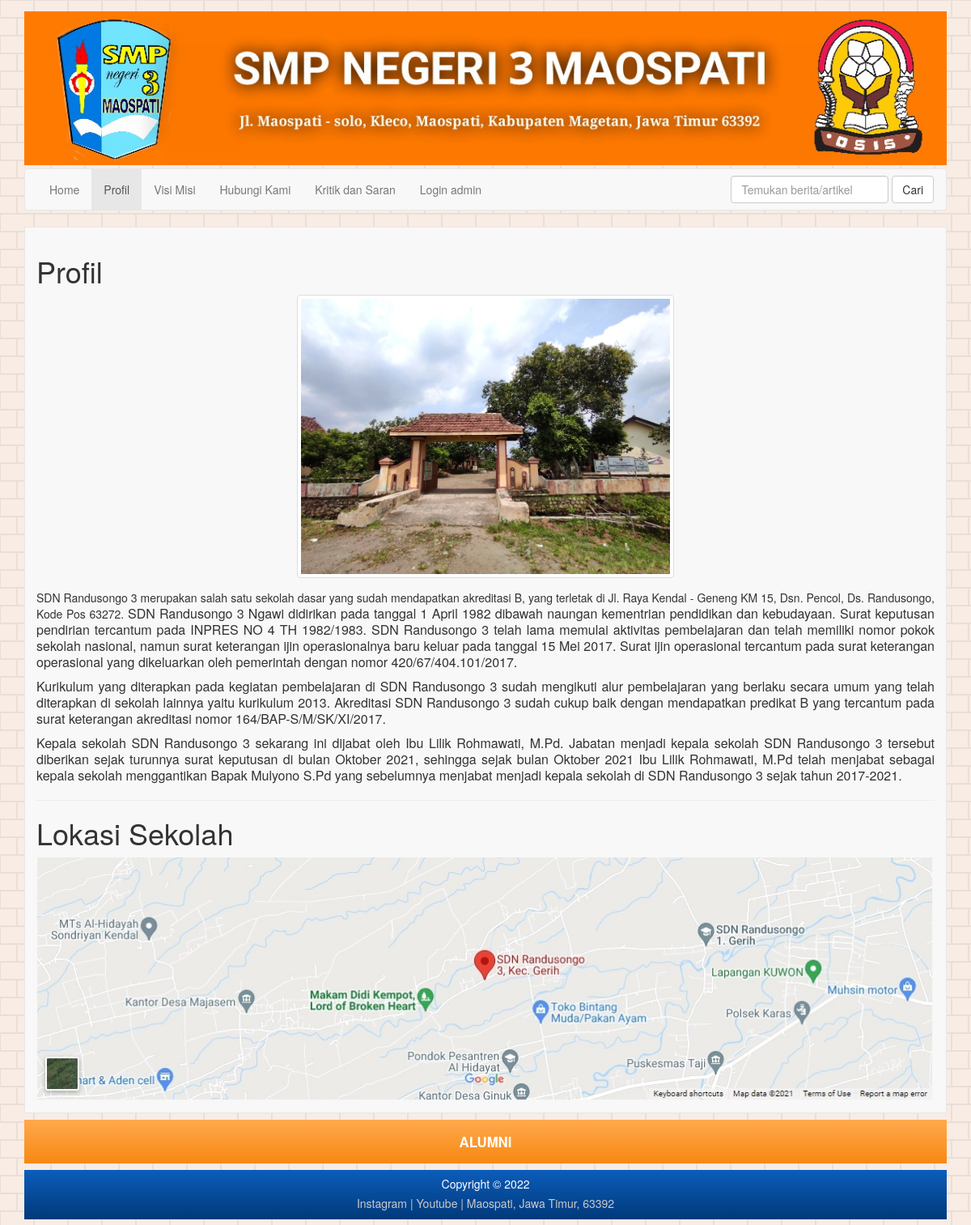
/?page=profil, run on the app's committed database.
### tables this page shows
CREATE TABLE `profil` (
  `id_profil` int(11) NOT NULL,
  `picture_profil` varchar(185) NOT NULL DEFAULT '',
  `desc_profil` text NOT NULL,
  `location` varchar(185) NOT NULL DEFAULT ''
);

### models/m_profil.php (called while the page is built, shortened)
<?php
class Profil{
   private $mysqli;
   function __construct($conn) {
      $this->mysqli = $conn;
   }
   public function tampil($id = null) {
      $db = $this->mysqli->conn;
      $sql = "SELECT * FROM profil";
      $query = $db->query($sql) or die ($db->error);
      return $query;
   }
}
?>

### models/m_kontak.php (called while the page is built, shortened)
<?php
class Kontak{
   private $mysqli;
   function __construct($conn) {
      $this->mysqli = $conn;
   }
   public function tampil($id = null) {
      $db = $this->mysqli->conn;
      $sql = "SELECT * FROM kontak_kami";
      $query = $db->query($sql) or die ($db->error);
      return $query;
   }
}
?>

### index.php (the view, shortened to what this page needs)
<?php
require_once('./config/+koneksi.php');
require_once('./models/m_kontak.php');
$connection = new Database($host, $user, $pass, $database);
$kontak = new Kontak($connection);
$tampilKontak = $kontak->tampil()->fetch_object();
$url = @$_GET['page'];
?>
<!DOCTYPE html>
<html lang="en">
<head>
    <link href="assets/css/bootstrap.css" rel="stylesheet">
    <link href="assets/css/sb-admin.css" rel="stylesheet">
    <link rel="stylesheet" href="assets/font-awesome/css/font-awesome.min.css">
</head>
<body class="container bg-pattern">
<header>
  <div class="banner-wrap bg-success margin-top-md">
    <img src="images/banner-sdn-randusongo-3_lg.jpeg" alt="banner-sdn-randusongo-3" class="header-banner-img">
  </div>
  <nav class="navbar navbar-default margin-top-xs">
    <div class="container-fluids">
      <div class="collapse navbar-collapse" id="bs-example-navbar-collapse-1">
        <ul class="nav navbar-nav">
          <li <?= $url == 'home' ? 'class="active"' : '' ?> ><a href="?page=home">Home</a></li>
          <li <?= $url == 'profil' ? 'class="active"' : '' ?> ><a href="?page=profil">Profil</a></li>
          <li <?= $url == 'visi-misi' ? 'class="active"' : '' ?> ><a href="?page=visi-misi">Visi Misi</a></li>
          <li <?= $url == 'hubungi-kami' ? 'class="active"' : '' ?> ><a href="?page=hubungi-kami">Hubungi Kami</a></li>
          <li <?= $url == 'kritik-saran' ? 'class="active"' : '' ?> ><a href="?page=kritik-saran">Kritik dan Saran</a></li>
          <li ><a href="admin/login.php">Login admin</a></li>
        </ul>
        <form action="?page=home" method="POST" class="navbar-form navbar-right">
          <div class="form-group">
            <input type="text" class="form-control" name="kata_kunci" placeholder="Temukan berita/artikel">
          </div>
          <button type="submit" name="pencarian" class="btn btn-default">Cari</button>
        </form>
      </div>
    </div>
  </nav>
</header>
<main class="bg-main padding-md">
  <?php
  switch ($url) {
    case 'profil':
      include "views/guest/profil.php";
      break;
  }
  ?>
</main>
<footer>
  <a class="footer-link" href="alumni/data-alumni.php">
    <div class="bg-orange margin-top-sm margin-bottom-sm padding-sm text-center" style="padding: 15px 10px; font-weight: bold; font-size: 1.2em; color: white;">
      ALUMNI
    </div>
  </a>
  <div class="bg-blue margin-top-sm margin-bottom-sm padding-sm">
    <p class="text-center text-white margin-bottom-xs">Copyright &copy; 2022 </p>
    <p class="text-center text-gray margin-bottom-xs">
      <a href="<?= $tampilKontak->instagram ?>" target="_blank" class="footer-link">Instagram</a> | <a href="<?= $tampilKontak->youtube ?>" target="_blank" class="footer-link">Youtube</a> | Maospati, Jawa Timur, 63392
    </p>
  </div>
</footer>
</body>
</html>

### views/guest/profil.php
<?php
require_once 'models/m_profil.php';
$profil = new Profil($connection);
$tampil = $profil->tampil()->fetch_object();
?>
<div>
   <h1>Profil</h1>
   <img src="images/image_profil/<?= $tampil->picture_profil ?>" alt="foto-gedung-sekolah" class="img-responsive thumbnail center-block margin-bottom-md" style="max-height: 350px">
   <p><?= htmlspecialchars_decode($tampil->desc_profil) ?></p>
   <hr>
   <h1>Lokasi Sekolah</h1>
   <a href="<?= $tampil->location ?>" target="_blank" rel="nofollow">
      <img src="images/lokasi-sekolah.jpg" alt="lokasi-sekolah" style="width: 100%">
   </a>
</div>

### assets/css/sb-admin.css (style rules this page uses)
body { margin: 0; padding: 0; }
.bg-pattern { background-color: #f8ece4; }
* { box-sizing: border-box; }
main { min-height: 30em; }
@media (min-width:768px) { .navbar-collapse { padding-left: 15px !important; padding-right: 15px !important; } }
.padding-sm { padding: .5em; }
.padding-md { padding: 1em; }
.margin-top-xs { margin-top: .25em; }
.margin-top-sm { margin-top: .5em; }
.margin-top-md { margin-top: 1em; }
.margin-bottom-xs { margin-bottom: .25em; }
.margin-bottom-sm { margin-bottom: .5em; }
.margin-bottom-md { margin-bottom: 1em; }
.bg-main { border: 1px solid #e7e7e7; background-color: #f8f8f8; }
.bg-orange { background-image: linear-gradient(to top, #f78811, #ffa94d); }
.bg-blue { background-image: linear-gradient(to top, #01397A, #0b5dbb); }
.text-white { color: white; }
.text-gray { color: #cacaca; }
.footer-link { color: #cacaca; text-decoration: none; }
.header-banner-img { width: 100%; }

### data on the page
profil: picture_profil (picture), desc_profil "SDN Randusongo 3 merupakan salah satu sekolah dasar yang sudah mendapatkan akreditasi B, yang terletak di Jl. Raya Kendal - Geneng KM 15, Dsn. Pencol, Ds. Randusongo, Kode Pos 63272. SDN Randusongo 3 Ngawi didirikan pada tanggal 1 April 1982 dibawah naungan kementrian pendidikan dan kebudayaan. Surat keputusan pendirian tercantum pada INPRES NO 4 TH 1982/1983. SDN Randusongo 3 telah lama memulai aktivitas pembelajaran dan telah memiliki nomor pokok sekolah nasional, namun surat keterangan ijin operasionalnya baru keluar pada tanggal 15 Mei 2017. Surat ijin operasional tercantum pada surat keterangan operasional yang dikeluarkan oleh pemerintah dengan nomor 420/67/404.101/2017. Kurikulum…"
